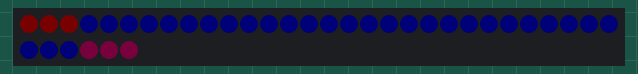
Bench run of a sketch on a simulated Arduino Uno, built with avr-gcc and run on an emulated ATmega328P. Parts: 36 RGB LEDs in strip order, left to right, continuing on the next row. Dim RGB values are drawn brighter than linear; random numbers use the default seed unless the sketch sets one.

Above: at 2.66 s.
At 22.09 s:
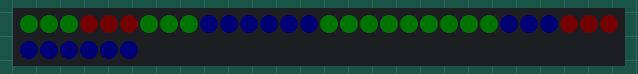
At 37.07 s:
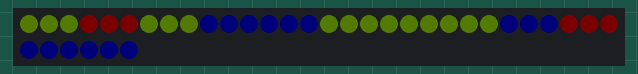

The sketch:

BasicGrowAndDim.ino
```cpp
#include <Adafruit_NeoPixel.h>

#define LED_PIN  18
#define NUM_LEDS 36
#define HALF_PERIOD_MS 10000   // time to go from off to full, or full to off

Adafruit_NeoPixel strip(NUM_LEDS, LED_PIN, NEO_GRB + NEO_KHZ800);

uint32_t off = strip.Color(0, 0, 0);

struct Group {
  uint16_t start;
  uint16_t count;
};

Group groups[12] = {
  {0, 3},  {3, 3},  {6, 3},  {9, 3},
  {12, 3}, {15, 3}, {18, 3}, {21, 3},
  {24, 3}, {27, 3}, {30, 3}, {33, 3}
};

void setGroup(Group g, uint32_t color) {
  strip.fill(color, g.start, g.count);
}

const uint8_t NODE_COUNT = 12;
const uint8_t MAX_NEIGHBORS = 5;


const uint8_t edgeList[][2] PROGMEM = {
  {0,1},{0,2},{0,3},{0,4},{0,5},
  {1,2},{2,3},{3,4},{4,5},{5,1},
  {6,7},{7,8},{8,9},{9,10},{10,6},
  {11,6},{11,7},{11,8},{11,9},{11,10},
  {1,6},{2,7},{3,8},{4,9},{5,10},
  {1,7},{2,8},{3,9},{4,10},{5,6}
};

const uint8_t poleList[][2] PROGMEM = {
  {0,11},{1,9},{2,10},{3,6},{4,7},
  {5,8}
};


const uint8_t EDGE_COUNT = sizeof(edgeList) / sizeof(edgeList[0]);
const uint8_t POLE_COUNT = sizeof(poleList) / sizeof(poleList[0]);

uint8_t neighborTable[NODE_COUNT][MAX_NEIGHBORS];
uint8_t neighborCount[NODE_COUNT] = {};

uint8_t poleTable[NODE_COUNT][MAX_NEIGHBORS];
uint8_t poleCount[NODE_COUNT] = {};

void setup() {
  Serial.begin(9600);
    strip.begin();
  strip.setBrightness(80);
  strip.show();
  // Build the neighbor table from the edge list
  for (uint8_t edgeIndex = 0; edgeIndex < EDGE_COUNT; edgeIndex++) {
    uint8_t nodeA = pgm_read_byte(&edgeList[edgeIndex][0]);
    uint8_t nodeB = pgm_read_byte(&edgeList[edgeIndex][1]);

    neighborTable[nodeA][neighborCount[nodeA]] = nodeB;
    neighborCount[nodeA] = neighborCount[nodeA] + 1;

    neighborTable[nodeB][neighborCount[nodeB]] = nodeA;
    neighborCount[nodeB] = neighborCount[nodeB] + 1;
  }

    for (uint8_t poleIndex = 0; poleIndex < POLE_COUNT; poleIndex++) {
    uint8_t nodeA = pgm_read_byte(&poleList[poleIndex][0]);
    uint8_t nodeB = pgm_read_byte(&poleList[poleIndex][1]);

    poleTable[nodeA][poleCount[nodeA]] = nodeB;
    poleCount[nodeA] = poleCount[nodeA] + 1;

    poleTable[nodeB][poleCount[nodeB]] = nodeA;
    poleCount[nodeB] = poleCount[nodeB] + 1;
  }

  /*for (uint8_t nodeIndex = 0; nodeIndex < NODE_COUNT; nodeIndex++) {
    Serial.print(nodeIndex);
    Serial.print(": ");
    for (uint8_t neighborSlot = 0; neighborSlot < neighborCount[nodeIndex]; neighborSlot++) {
      Serial.print(neighborTable[nodeIndex][neighborSlot]);
      Serial.print(' ');
    }
    Serial.println();
  }*/
}

uint8_t colorTracker = 255;   // starts out of range so the first color is picked right away
uint16_t hue = 0;
uint16_t hueTwo = random(0, 65536);
uint16_t hueThree = random(0, 65536);
uint16_t hueFour = random(0, 65536);

void loop()
{
  unsigned long cycleLength = 2UL * HALF_PERIOD_MS;
  unsigned long phase = millis() % cycleLength;
  uint8_t centerNode = (millis() / cycleLength) % NODE_COUNT;

  // New random color each time the center node changes (LEDs are off at that moment)
  if (colorTracker != centerNode)
  {
    hue = random(0, 65536);
    hueTwo = random(0, 65536);
    hueThree = random(0, 65536);
    hueFour = random(0, 65536);
    colorTracker = centerNode;
  }

  uint8_t level;
  if (phase < HALF_PERIOD_MS) {
    level = map(phase, 0, HALF_PERIOD_MS, 0, 255);               // grow
  } else {
    level = map(phase, HALF_PERIOD_MS, cycleLength, 255, 0);     // dim
  }

  uint32_t color = strip.gamma32(strip.ColorHSV(hue, 255, level));
  uint32_t colorTwo = strip.gamma32(strip.ColorHSV(hueTwo, 255, level));
  uint32_t colorThree = strip.gamma32(strip.ColorHSV(hueThree, 255, level));
  uint32_t colorFour = strip.gamma32(strip.ColorHSV(hueFour, 255, level));

  /*for (uint8_t nodeIndex = 0; nodeIndex < NODE_COUNT; nodeIndex++) {
    setGroup(groups[nodeIndex], off);
  }*/

  setGroup(groups[centerNode], color);
  for (uint8_t slot = 0; slot < neighborCount[centerNode]; slot++) {
    setGroup(groups[neighborTable[centerNode][slot]], colorTwo);
  }
  setGroup(groups[poleTable[centerNode][0]], colorThree);
  for (uint8_t slot = 0; slot < neighborCount[poleTable[centerNode][0]]; slot++) {
    setGroup(groups[neighborTable[poleTable[centerNode][0]][slot]], colorFour);
  }


  strip.show();
}
```
